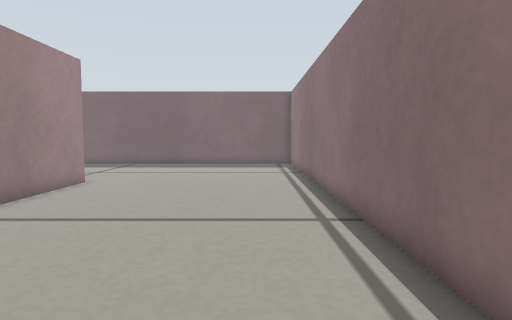
[1] (above)

16 first-person views from a walk through a robot-simulator world made for Gazebo. The camera is 0.19 m above the floor, tilts 4° down and sees 75° across. The floor is counted in squares, 0.1 m on a side. Each view is taken from the middle of a square. On the plan, view 1 faces up. The plan holds only what a view shows up to about 17 squares ahead; the rest is blank. The robots in the file are not drawn.

[2]
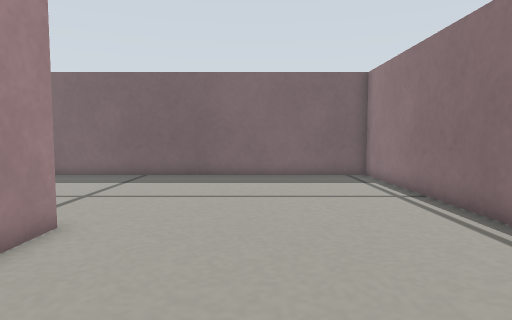

[3]
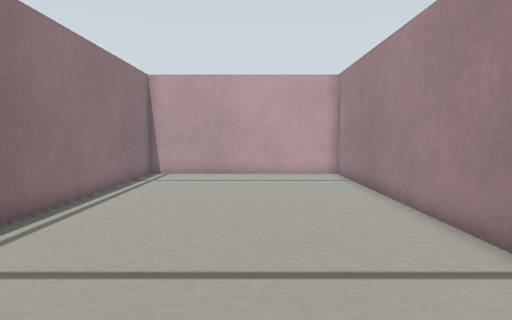

[4]
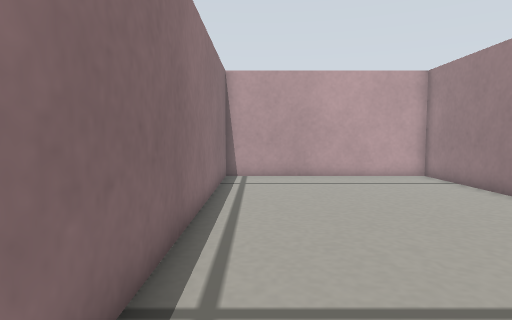

[5]
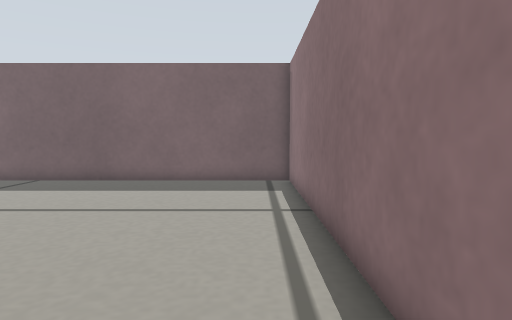

[6]
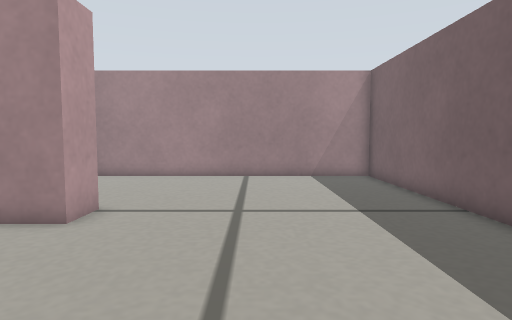

[7]
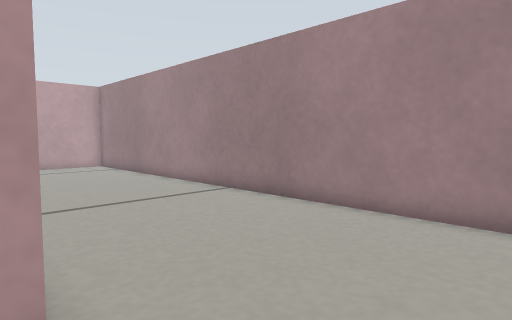

[8]
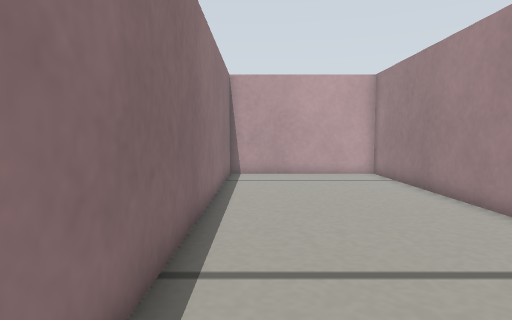

[9]
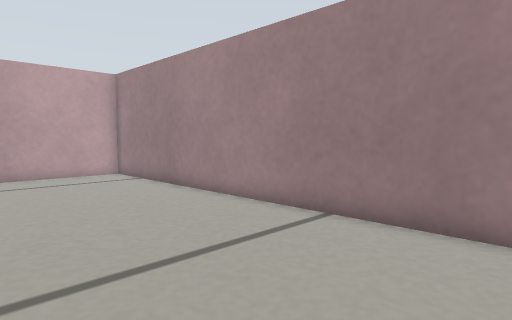

[10]
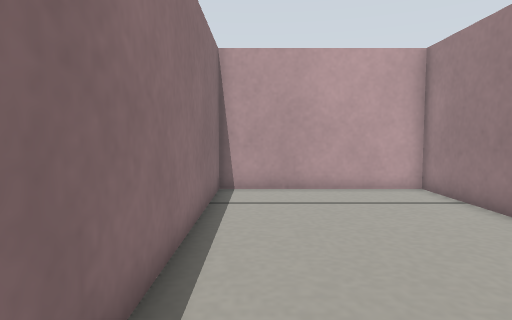

[11]
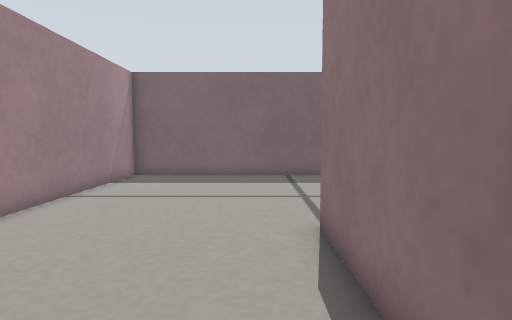

[12]
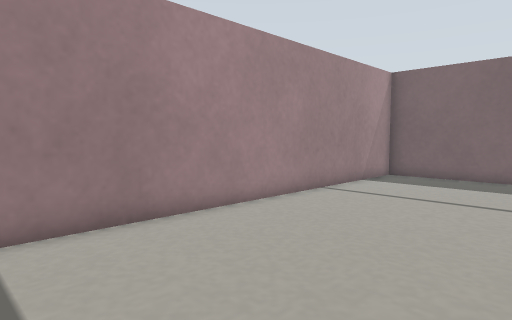

[13]
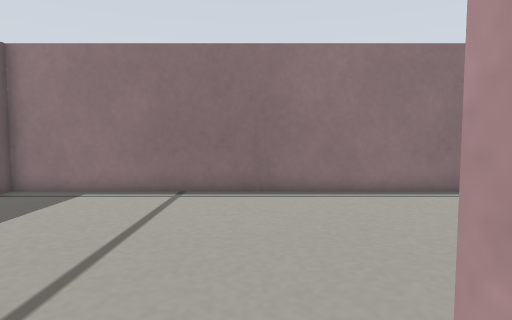

[14]
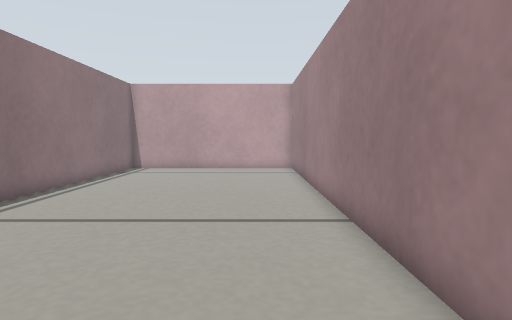

[15]
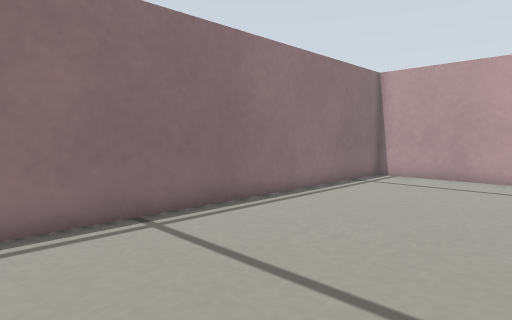

[16]
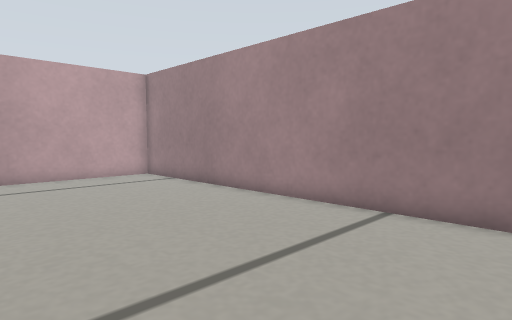

### Floor plan
Points are (right, up) in squares from view 1. A wall is a line through its corners. A room is listed if a view was taken in it or the views show most of it. See-through windows are left out.
Room 1 (views 1, 2, 3, 4, 5, 6, 14, 15, 16)
walls: (-7.2, 13.9) (-7.2, -5.1) (2.5, -5.1) (2.5, 23.4) (-6.5, 23.4)
ways out: opening at (-7.5, 18.5) to room 2
Room 2 (views 7, 8, 9, 10, 11, 12, 13)
walls: (-6.5, 23.4) (-16, 23.4) (-16, -5.1) (-8.7, -5.1) (-8.7, 13.9) (-7.2, 13.9)
ways out: opening at (-7.5, 18.5) to room 1

Positions as (right, up) in squares from view 1, and headings:
1: (0, 0), facing up
2: (-3, 7), facing up
3: (-3, 12), facing down
4: (1, 11), facing down
5: (1, 9), facing up
6: (0, 18), facing left
7: (-8, 17), facing down-left
8: (-10, 12), facing down
9: (-9, 12), facing down-left
10: (-10, 7), facing down
11: (-10, 7), facing up
12: (-9, 7), facing up-left
13: (-9, 15), facing right
14: (-5, 15), facing down
15: (-5, 11), facing down-right
16: (1, 11), facing down-left
